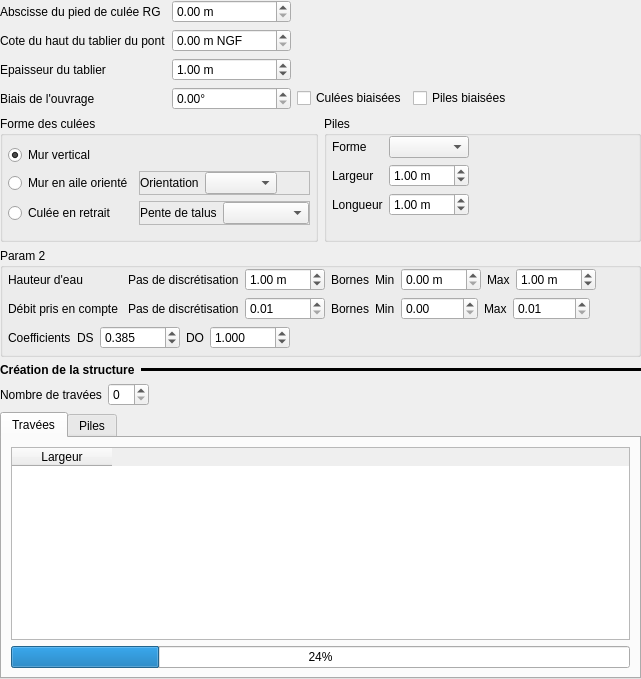
<?xml version="1.0" encoding="UTF-8"?>
<ui version="4.0">
 <class>Form</class>
 <widget class="QWidget" name="Form">
  <property name="geometry">
   <rect>
    <x>0</x>
    <y>0</y>
    <width>641</width>
    <height>679</height>
   </rect>
  </property>
  <property name="windowTitle">
   <string>Form</string>
  </property>
  <layout class="QVBoxLayout" name="verticalLayout">
   <property name="margin">
    <number>0</number>
   </property>
   <item>
    <layout class="QGridLayout" name="gridLayout_2">
     <item row="4" column="2">
      <layout class="QHBoxLayout" name="horizontalLayout_4">
       <item>
        <widget class="QCheckBox" name="cc_biai_cul">
         <property name="text">
          <string>Culées biaisées</string>
         </property>
        </widget>
       </item>
       <item>
        <widget class="QCheckBox" name="cc_biai_pil">
         <property name="text">
          <string>Piles biaisées</string>
         </property>
        </widget>
       </item>
       <item>
        <spacer name="horizontalSpacer_3">
         <property name="orientation">
          <enum>Qt::Horizontal</enum>
         </property>
         <property name="sizeHint" stdset="0">
          <size>
           <width>40</width>
           <height>20</height>
          </size>
         </property>
        </spacer>
       </item>
      </layout>
     </item>
     <item row="4" column="0">
      <widget class="QLabel" name="label_8">
       <property name="text">
        <string>Biais de l'ouvrage</string>
       </property>
      </widget>
     </item>
     <item row="4" column="1">
      <widget class="QDoubleSpinBox" name="dsb_biai_ouv">
       <property name="maximumSize">
        <size>
         <width>120</width>
         <height>16777215</height>
        </size>
       </property>
       <property name="suffix">
        <string>°</string>
       </property>
       <property name="maximum">
        <double>360.000000000000000</double>
       </property>
      </widget>
     </item>
     <item row="2" column="1">
      <widget class="QDoubleSpinBox" name="dsb_cote_tab">
       <property name="maximumSize">
        <size>
         <width>120</width>
         <height>16777215</height>
        </size>
       </property>
       <property name="suffix">
        <string> m NGF</string>
       </property>
       <property name="maximum">
        <double>10000.000000000000000</double>
       </property>
      </widget>
     </item>
     <item row="1" column="1">
      <widget class="QDoubleSpinBox" name="dsb_abs_cul_rg">
       <property name="maximumSize">
        <size>
         <width>120</width>
         <height>16777215</height>
        </size>
       </property>
       <property name="suffix">
        <string> m</string>
       </property>
       <property name="maximum">
        <double>10000.000000000000000</double>
       </property>
      </widget>
     </item>
     <item row="1" column="0">
      <widget class="QLabel" name="label_17">
       <property name="text">
        <string>Abscisse du pied de culée RG</string>
       </property>
      </widget>
     </item>
     <item row="2" column="0">
      <widget class="QLabel" name="label_6">
       <property name="text">
        <string>Cote du haut du tablier du pont</string>
       </property>
      </widget>
     </item>
     <item row="3" column="0">
      <widget class="QLabel" name="label_13">
       <property name="text">
        <string>Epaisseur du tablier</string>
       </property>
      </widget>
     </item>
     <item row="3" column="1">
      <widget class="QDoubleSpinBox" name="dsb_epai_tab">
       <property name="maximumSize">
        <size>
         <width>120</width>
         <height>16777215</height>
        </size>
       </property>
       <property name="suffix">
        <string> m</string>
       </property>
       <property name="minimum">
        <double>0.010000000000000</double>
       </property>
       <property name="maximum">
        <double>10000.000000000000000</double>
       </property>
       <property name="value">
        <double>1.000000000000000</double>
       </property>
      </widget>
     </item>
    </layout>
   </item>
   <item>
    <layout class="QGridLayout" name="gridLayout_4">
     <item row="0" column="1">
      <widget class="QGroupBox" name="groupBox_2">
       <property name="title">
        <string>Piles</string>
       </property>
       <layout class="QVBoxLayout" name="verticalLayout_14">
        <property name="leftMargin">
         <number>5</number>
        </property>
        <property name="topMargin">
         <number>0</number>
        </property>
        <property name="rightMargin">
         <number>5</number>
        </property>
        <property name="bottomMargin">
         <number>5</number>
        </property>
        <item>
         <layout class="QGridLayout" name="gridLayout_7">
          <item row="0" column="1">
           <widget class="QComboBox" name="cb_form_pil">
            <property name="iconSize">
             <size>
              <width>43</width>
              <height>13</height>
             </size>
            </property>
           </widget>
          </item>
          <item row="0" column="0">
           <widget class="QLabel" name="label_14">
            <property name="text">
             <string>Forme</string>
            </property>
           </widget>
          </item>
          <item row="1" column="0">
           <widget class="QLabel" name="label_25">
            <property name="text">
             <string>Largeur</string>
            </property>
           </widget>
          </item>
          <item row="2" column="0">
           <widget class="QLabel" name="label_22">
            <property name="text">
             <string>Longueur</string>
            </property>
           </widget>
          </item>
          <item row="1" column="1">
           <widget class="QDoubleSpinBox" name="dsb_larg_pil">
            <property name="maximumSize">
             <size>
              <width>80</width>
              <height>16777215</height>
             </size>
            </property>
            <property name="suffix">
             <string> m</string>
            </property>
            <property name="minimum">
             <double>0.010000000000000</double>
            </property>
            <property name="maximum">
             <double>10000.000000000000000</double>
            </property>
            <property name="value">
             <double>1.000000000000000</double>
            </property>
           </widget>
          </item>
          <item row="2" column="1">
           <widget class="QDoubleSpinBox" name="dsb_long_pil">
            <property name="maximumSize">
             <size>
              <width>80</width>
              <height>16777215</height>
             </size>
            </property>
            <property name="suffix">
             <string> m</string>
            </property>
            <property name="minimum">
             <double>0.010000000000000</double>
            </property>
            <property name="maximum">
             <double>10000.000000000000000</double>
            </property>
            <property name="value">
             <double>1.000000000000000</double>
            </property>
           </widget>
          </item>
          <item row="1" column="2">
           <spacer name="horizontalSpacer_9">
            <property name="orientation">
             <enum>Qt::Horizontal</enum>
            </property>
            <property name="sizeHint" stdset="0">
             <size>
              <width>40</width>
              <height>20</height>
             </size>
            </property>
           </spacer>
          </item>
         </layout>
        </item>
        <item>
         <spacer name="verticalSpacer_6">
          <property name="orientation">
           <enum>Qt::Vertical</enum>
          </property>
          <property name="sizeType">
           <enum>QSizePolicy::Maximum</enum>
          </property>
          <property name="sizeHint" stdset="0">
           <size>
            <width>20</width>
            <height>20</height>
           </size>
          </property>
         </spacer>
        </item>
       </layout>
      </widget>
     </item>
     <item row="0" column="0">
      <widget class="QGroupBox" name="groupBox">
       <property name="title">
        <string>Forme des culées</string>
       </property>
       <layout class="QVBoxLayout" name="verticalLayout_8">
        <property name="leftMargin">
         <number>5</number>
        </property>
        <property name="topMargin">
         <number>0</number>
        </property>
        <property name="rightMargin">
         <number>5</number>
        </property>
        <property name="bottomMargin">
         <number>5</number>
        </property>
        <item>
         <layout class="QGridLayout" name="gridLayout_6">
          <item row="0" column="0">
           <widget class="QRadioButton" name="rb_form_cul0">
            <property name="text">
             <string>Mur vertical</string>
            </property>
            <property name="iconSize">
             <size>
              <width>44</width>
              <height>27</height>
             </size>
            </property>
            <property name="checked">
             <bool>true</bool>
            </property>
           </widget>
          </item>
          <item row="1" column="0">
           <widget class="QRadioButton" name="rb_form_cul1">
            <property name="text">
             <string>Mur en aile orienté</string>
            </property>
            <property name="iconSize">
             <size>
              <width>62</width>
              <height>27</height>
             </size>
            </property>
            <property name="checked">
             <bool>false</bool>
            </property>
           </widget>
          </item>
          <item row="2" column="0">
           <widget class="QRadioButton" name="rb_form_cul2">
            <property name="text">
             <string>Culée en retrait</string>
            </property>
            <property name="iconSize">
             <size>
              <width>65</width>
              <height>27</height>
             </size>
            </property>
           </widget>
          </item>
          <item row="1" column="1">
           <widget class="QFrame" name="frm_orient_mur">
            <property name="frameShape">
             <enum>QFrame::StyledPanel</enum>
            </property>
            <property name="frameShadow">
             <enum>QFrame::Raised</enum>
            </property>
            <layout class="QHBoxLayout" name="horizontalLayout_8">
             <property name="margin">
              <number>0</number>
             </property>
             <item>
              <widget class="QLabel" name="label_9">
               <property name="text">
                <string>Orientation</string>
               </property>
              </widget>
             </item>
             <item>
              <widget class="QComboBox" name="cb_orient_mur"/>
             </item>
             <item>
              <spacer name="horizontalSpacer_5">
               <property name="orientation">
                <enum>Qt::Horizontal</enum>
               </property>
               <property name="sizeHint" stdset="0">
                <size>
                 <width>10</width>
                 <height>20</height>
                </size>
               </property>
              </spacer>
             </item>
            </layout>
           </widget>
          </item>
          <item row="2" column="1">
           <widget class="QFrame" name="frm_pente_tal">
            <property name="frameShape">
             <enum>QFrame::StyledPanel</enum>
            </property>
            <property name="frameShadow">
             <enum>QFrame::Raised</enum>
            </property>
            <layout class="QHBoxLayout" name="horizontalLayout_10">
             <property name="margin">
              <number>0</number>
             </property>
             <item>
              <widget class="QLabel" name="label_10">
               <property name="sizePolicy">
                <sizepolicy hsizetype="Maximum" vsizetype="Preferred">
                 <horstretch>0</horstretch>
                 <verstretch>0</verstretch>
                </sizepolicy>
               </property>
               <property name="text">
                <string>Pente de talus</string>
               </property>
              </widget>
             </item>
             <item>
              <widget class="QComboBox" name="cb_pente_tal"/>
             </item>
            </layout>
           </widget>
          </item>
          <item row="0" column="1">
           <spacer name="horizontalSpacer_2">
            <property name="orientation">
             <enum>Qt::Horizontal</enum>
            </property>
            <property name="sizeHint" stdset="0">
             <size>
              <width>40</width>
              <height>20</height>
             </size>
            </property>
           </spacer>
          </item>
         </layout>
        </item>
       </layout>
      </widget>
     </item>
    </layout>
   </item>
   <item>
    <widget class="QGroupBox" name="groupBox_4">
     <property name="title">
      <string>Param 2</string>
     </property>
     <layout class="QVBoxLayout" name="verticalLayout_16">
      <property name="leftMargin">
       <number>5</number>
      </property>
      <property name="topMargin">
       <number>0</number>
      </property>
      <property name="rightMargin">
       <number>5</number>
      </property>
      <property name="bottomMargin">
       <number>5</number>
      </property>
      <item>
       <layout class="QGridLayout" name="gridLayout_9">
        <item row="0" column="2">
         <widget class="QDoubleSpinBox" name="dsb_h_pas">
          <property name="maximumSize">
           <size>
            <width>80</width>
            <height>16777215</height>
           </size>
          </property>
          <property name="suffix">
           <string> m</string>
          </property>
          <property name="minimum">
           <double>0.010000000000000</double>
          </property>
          <property name="maximum">
           <double>10000.000000000000000</double>
          </property>
          <property name="value">
           <double>1.000000000000000</double>
          </property>
         </widget>
        </item>
        <item row="0" column="1">
         <widget class="QLabel" name="label">
          <property name="text">
           <string>Pas de discrétisation</string>
          </property>
         </widget>
        </item>
        <item row="0" column="0">
         <widget class="QLabel" name="label_29">
          <property name="text">
           <string>Hauteur d'eau</string>
          </property>
         </widget>
        </item>
        <item row="0" column="3">
         <widget class="QLabel" name="label_28">
          <property name="text">
           <string>Bornes</string>
          </property>
         </widget>
        </item>
        <item row="1" column="0">
         <widget class="QLabel" name="label_30">
          <property name="text">
           <string>Débit pris en compte </string>
          </property>
         </widget>
        </item>
        <item row="1" column="1">
         <widget class="QLabel" name="label_2">
          <property name="text">
           <string>Pas de discrétisation</string>
          </property>
         </widget>
        </item>
        <item row="1" column="2">
         <widget class="QDoubleSpinBox" name="dsb_q_pas">
          <property name="maximumSize">
           <size>
            <width>80</width>
            <height>16777215</height>
           </size>
          </property>
          <property name="minimum">
           <double>0.010000000000000</double>
          </property>
          <property name="maximum">
           <double>10000.000000000000000</double>
          </property>
         </widget>
        </item>
        <item row="1" column="3">
         <widget class="QLabel" name="label_31">
          <property name="text">
           <string>Bornes</string>
          </property>
         </widget>
        </item>
        <item row="1" column="4">
         <layout class="QHBoxLayout" name="horizontalLayout_11">
          <item>
           <widget class="QLabel" name="label_32">
            <property name="text">
             <string>Min</string>
            </property>
           </widget>
          </item>
          <item>
           <widget class="QDoubleSpinBox" name="dsb_q_min">
            <property name="maximumSize">
             <size>
              <width>80</width>
              <height>16777215</height>
             </size>
            </property>
            <property name="maximum">
             <double>10000.000000000000000</double>
            </property>
           </widget>
          </item>
          <item>
           <widget class="QLabel" name="label_33">
            <property name="text">
             <string>Max</string>
            </property>
           </widget>
          </item>
          <item>
           <widget class="QDoubleSpinBox" name="dsb_q_max">
            <property name="maximumSize">
             <size>
              <width>80</width>
              <height>16777215</height>
             </size>
            </property>
            <property name="minimum">
             <double>0.010000000000000</double>
            </property>
            <property name="maximum">
             <double>10000.000000000000000</double>
            </property>
           </widget>
          </item>
          <item>
           <spacer name="horizontalSpacer_11">
            <property name="orientation">
             <enum>Qt::Horizontal</enum>
            </property>
            <property name="sizeHint" stdset="0">
             <size>
              <width>40</width>
              <height>20</height>
             </size>
            </property>
           </spacer>
          </item>
         </layout>
        </item>
        <item row="0" column="4">
         <layout class="QHBoxLayout" name="horizontalLayout_12">
          <item>
           <widget class="QLabel" name="label_34">
            <property name="text">
             <string>Min</string>
            </property>
           </widget>
          </item>
          <item>
           <widget class="QDoubleSpinBox" name="dsb_h_min">
            <property name="maximumSize">
             <size>
              <width>80</width>
              <height>16777215</height>
             </size>
            </property>
            <property name="suffix">
             <string> m</string>
            </property>
            <property name="maximum">
             <double>10000.000000000000000</double>
            </property>
           </widget>
          </item>
          <item>
           <widget class="QLabel" name="label_35">
            <property name="text">
             <string>Max</string>
            </property>
           </widget>
          </item>
          <item>
           <widget class="QDoubleSpinBox" name="dsb_h_max">
            <property name="maximumSize">
             <size>
              <width>80</width>
              <height>16777215</height>
             </size>
            </property>
            <property name="suffix">
             <string> m</string>
            </property>
            <property name="minimum">
             <double>0.010000000000000</double>
            </property>
            <property name="maximum">
             <double>10000.000000000000000</double>
            </property>
            <property name="value">
             <double>1.000000000000000</double>
            </property>
           </widget>
          </item>
          <item>
           <spacer name="horizontalSpacer_12">
            <property name="orientation">
             <enum>Qt::Horizontal</enum>
            </property>
            <property name="sizeHint" stdset="0">
             <size>
              <width>40</width>
              <height>20</height>
             </size>
            </property>
           </spacer>
          </item>
         </layout>
        </item>
       </layout>
      </item>
      <item>
       <layout class="QHBoxLayout" name="horizontalLayout_13">
        <item>
         <widget class="QLabel" name="label_3">
          <property name="text">
           <string>Coefficients</string>
          </property>
         </widget>
        </item>
        <item>
         <widget class="QLabel" name="label_36">
          <property name="text">
           <string>DS</string>
          </property>
         </widget>
        </item>
        <item>
         <widget class="QDoubleSpinBox" name="dsb_ds">
          <property name="maximumSize">
           <size>
            <width>80</width>
            <height>16777215</height>
           </size>
          </property>
          <property name="decimals">
           <number>3</number>
          </property>
          <property name="maximum">
           <double>10000.000000000000000</double>
          </property>
          <property name="value">
           <double>0.385000000000000</double>
          </property>
         </widget>
        </item>
        <item>
         <widget class="QLabel" name="label_37">
          <property name="text">
           <string>DO</string>
          </property>
         </widget>
        </item>
        <item>
         <widget class="QDoubleSpinBox" name="dsb_do">
          <property name="maximumSize">
           <size>
            <width>80</width>
            <height>16777215</height>
           </size>
          </property>
          <property name="decimals">
           <number>3</number>
          </property>
          <property name="maximum">
           <double>10000.000000000000000</double>
          </property>
          <property name="value">
           <double>1.000000000000000</double>
          </property>
         </widget>
        </item>
        <item>
         <spacer name="horizontalSpacer_13">
          <property name="orientation">
           <enum>Qt::Horizontal</enum>
          </property>
          <property name="sizeHint" stdset="0">
           <size>
            <width>40</width>
            <height>20</height>
           </size>
          </property>
         </spacer>
        </item>
       </layout>
      </item>
     </layout>
    </widget>
   </item>
   <item>
    <layout class="QHBoxLayout" name="horizontalLayout_6">
     <item>
      <widget class="QLabel" name="label_11">
       <property name="sizePolicy">
        <sizepolicy hsizetype="Maximum" vsizetype="Preferred">
         <horstretch>0</horstretch>
         <verstretch>0</verstretch>
        </sizepolicy>
       </property>
       <property name="font">
        <font>
         <weight>75</weight>
         <bold>true</bold>
        </font>
       </property>
       <property name="text">
        <string>Création de la structure</string>
       </property>
      </widget>
     </item>
     <item>
      <widget class="Line" name="line_3">
       <property name="frameShadow">
        <enum>QFrame::Plain</enum>
       </property>
       <property name="lineWidth">
        <number>10</number>
       </property>
       <property name="midLineWidth">
        <number>4</number>
       </property>
       <property name="orientation">
        <enum>Qt::Horizontal</enum>
       </property>
      </widget>
     </item>
    </layout>
   </item>
   <item>
    <layout class="QHBoxLayout" name="horizontalLayout_2">
     <item>
      <widget class="QLabel" name="label_18">
       <property name="text">
        <string>Nombre de travées</string>
       </property>
      </widget>
     </item>
     <item>
      <widget class="QSpinBox" name="sb_nb_trav">
       <property name="maximumSize">
        <size>
         <width>80</width>
         <height>16777215</height>
        </size>
       </property>
       <property name="value">
        <number>0</number>
       </property>
      </widget>
     </item>
     <item>
      <spacer name="horizontalSpacer">
       <property name="orientation">
        <enum>Qt::Horizontal</enum>
       </property>
       <property name="sizeHint" stdset="0">
        <size>
         <width>40</width>
         <height>20</height>
        </size>
       </property>
      </spacer>
     </item>
    </layout>
   </item>
   <item>
    <widget class="QTabWidget" name="clas_met">
     <property name="currentIndex">
      <number>0</number>
     </property>
     <widget class="QWidget" name="ong_trav">
      <attribute name="title">
       <string>Travées</string>
      </attribute>
      <layout class="QVBoxLayout" name="verticalLayout_6">
       <item>
        <widget class="QTableWidget" name="tab_trav">
         <property name="sizePolicy">
          <sizepolicy hsizetype="Minimum" vsizetype="Expanding">
           <horstretch>0</horstretch>
           <verstretch>0</verstretch>
          </sizepolicy>
         </property>
         <property name="alternatingRowColors">
          <bool>true</bool>
         </property>
         <attribute name="verticalHeaderDefaultSectionSize">
          <number>24</number>
         </attribute>
         <column>
          <property name="text">
           <string>Largeur</string>
          </property>
         </column>
        </widget>
       </item>
       <item>
        <widget class="QProgressBar" name="progressBar">
         <property name="value">
          <number>24</number>
         </property>
        </widget>
       </item>
      </layout>
     </widget>
     <widget class="QWidget" name="ong_pile">
      <attribute name="title">
       <string>Piles</string>
      </attribute>
      <layout class="QVBoxLayout" name="verticalLayout_2">
       <item>
        <widget class="QTableWidget" name="tab_pile">
         <property name="enabled">
          <bool>false</bool>
         </property>
         <property name="alternatingRowColors">
          <bool>true</bool>
         </property>
         <attribute name="verticalHeaderDefaultSectionSize">
          <number>24</number>
         </attribute>
         <column>
          <property name="text">
           <string>Forme</string>
          </property>
         </column>
         <column>
          <property name="text">
           <string>Largeur</string>
          </property>
         </column>
         <column>
          <property name="text">
           <string>Longueur</string>
          </property>
         </column>
        </widget>
       </item>
      </layout>
     </widget>
    </widget>
   </item>
  </layout>
 </widget>
 <resources/>
 <connections/>
</ui>
